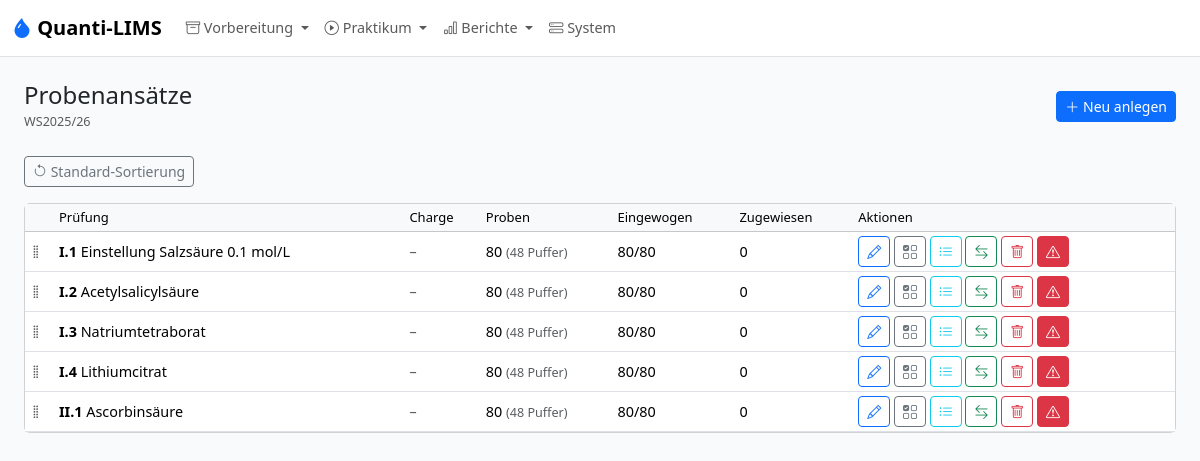
The app's page /admin/batches, older data.
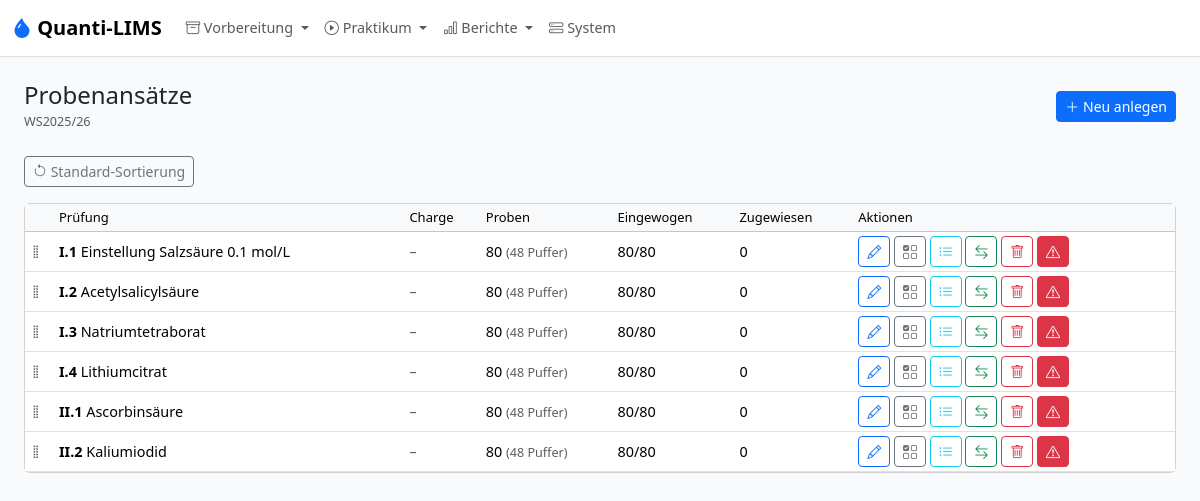
The same page, newer data.
### models.py (models this page shows, shortened)
class SampleBatch(db.Model):
    __tablename__ = "sample_batch"
    id = db.Column(db.Integer, primary_key=True)
    semester_id = db.Column(db.Integer, db.ForeignKey("semester.id"), nullable=False)
    analysis_id = db.Column(db.Integer, db.ForeignKey("analysis.id"), nullable=False)
    substance_lot_id = db.Column(db.Integer, db.ForeignKey("substance_lot.id"))
    blend_description = db.Column(db.String(500))
    gehalt_min_pct = db.Column(db.Float)
    n_extra_determinations = db.Column(db.Integer, nullable=False, default=1)
    mortar_loss_factor = db.Column(db.Float, nullable=False, default=1.1)
    target_m_s_min_g = db.Column(db.Float)
    target_m_ges_g = db.Column(db.Float)
    target_v_min_ml = db.Column(db.Float)
    target_v_max_ml = db.Column(db.Float)
    dilution_factor = db.Column(db.Float)
    dilution_solvent = db.Column(db.String(120))
    dilution_notes = db.Column(db.Text)
    titer = db.Column(db.Float, nullable=False, default=1.000)
    titer_source = db.Column(db.String(40), nullable=False, default="manual")
    titer_source_date = db.Column(db.String(20))
    titer_source_operator = db.Column(db.String(100))
    total_samples_prepared = db.Column(db.Integer, nullable=False)
    preparation_date = db.Column(db.String(20))
    prepared_by = db.Column(db.String(100))
    notes = db.Column(db.Text)
    position = db.Column(db.Integer, nullable=False, default=0)
    semester = db.relationship("Semester", back_populates="batches")
    analysis = db.relationship("Analysis", back_populates="batches")
    substance_lot = db.relationship("SubstanceLot", back_populates="batches")
    samples = db.relationship("Sample", back_populates="batch", order_by="Sample.running_number")
    __table_args__ = (db.UniqueConstraint("semester_id", "analysis_id"),)

class Analysis(db.Model):
    __tablename__ = "analysis"
    id = db.Column(db.Integer, primary_key=True)
    block_id = db.Column(db.Integer, db.ForeignKey("block.id"), nullable=False)
    code = db.Column(db.String(10), unique=True, nullable=False)
    ordinal = db.Column(db.Integer, nullable=False)
    name = db.Column(db.String(200), nullable=False)
    substance_id = db.Column(db.Integer, db.ForeignKey("substance.id"), nullable=False)
    k_determinations = db.Column(db.Integer, nullable=False, default=3)
    result_unit = db.Column(db.String(20), nullable=False, default="%")
    result_label = db.Column(db.String(50), nullable=False, default="Gehalt")
    calculation_mode = db.Column(db.String(50), nullable=False, default=MODE_ASSAY_MASS_BASED)
    e_ab_g = db.Column(db.Float)
    g_ab_min_pct = db.Column(db.Float)
    g_ab_max_pct = db.Column(db.Float)
    source_reference = db.Column(db.String(255))
    tolerance_override_min_pct = db.Column(db.Float)
    tolerance_override_max_pct = db.Column(db.Float)
    notes = db.Column(db.Text)
    block = db.relationship("Block", back_populates="analyses")
    substance = db.relationship("Substance", back_populates="analyses")
    method = db.relationship("Method", back_populates="analysis", uselist=False)
    batches = db.relationship("SampleBatch", back_populates="analysis")

### app.py (the view)
    @app.route("/admin/batches")
    def admin_batches():
        sem = active_semester()
        batches = SampleBatch.query.filter_by(semester_id=sem.id).order_by(SampleBatch.position, SampleBatch.id).all() if sem else []
        analyses = Analysis.query.order_by(Analysis.ordinal).all()
        return render_template("admin/batches.html", batches=batches, analyses=analyses, semester=sem)

### calculation_modes.py (called while the page is built)
def resolve_mode(mode: str | None) -> str:
    if mode in {MODE_ASSAY_MASS_BASED, MODE_TITRANT_STANDARDIZATION}:
        return mode
    return MODE_ASSAY_MASS_BASED

### models.py (called while the page is built)
    @property
    def is_weighed(self) -> bool:
        mode = resolve_mode(self.batch.analysis.calculation_mode if self.batch and self.batch.analysis else None)
        if mode == MODE_TITRANT_STANDARDIZATION:
            return self.m_ges_actual_g is not None
        return self.m_s_actual_g is not None and self.m_ges_actual_g is not None

    @property
    def active_assignment(self):
        for a in sorted(self.assignments, key=lambda x: x.attempt_number, reverse=True):
            if a.status != "cancelled":
                return a
        return None

### templates/admin/batches.html (shortened to what this page needs)
{% extends "base.html" %}
{% from "macros.html" import page_header %}
{% block content %}
{{ page_header("Probenansätze", semester.code if semester else "", url_for('admin_batch_form')) }}
<div class="mb-3">
  <button class="btn btn-outline-secondary btn-sm" id="reset-order-btn" title="Sortierung zurücksetzen (nach Prüfungsreihenfolge)"><i class="bi bi-arrow-counterclockwise"></i> Standard-Sortierung</button>
</div>
<div class="card">
<div class="table-responsive">
<table class="table table-sm table-hover mb-0 align-middle">
<thead class="table-light"><tr><th style="width:30px"></th><th>Prüfung</th><th>Charge</th><th>Proben</th><th>Eingewogen</th><th>Zugewiesen</th><th>Aktionen</th></tr></thead>
<tbody id="batch-sortable">
{% for b in batches %}
{% set weighed = b.samples | selectattr('is_weighed') | list | length %}
{% set ns = namespace(assigned=0) %}
{% for s in b.samples %}{% if s.active_assignment %}{% set ns.assigned = ns.assigned + 1 %}{% endif %}{% endfor %}
<tr data-id="{{ b.id }}">
  <td class="drag-handle" style="cursor:grab"><i class="bi bi-grip-vertical text-body-secondary"></i></td>
  <td><strong>{{ b.analysis.code }}</strong> {{ b.analysis.name }}</td>
  <td>{% if b.substance_lot %}{{ b.substance_lot.lot_number }} (p={{ b.p_effective|fmt(1) }}%){% else %}<span class="text-body-secondary">–</span>{% endif %}</td>
  <td>{{ b.total_samples_prepared }} <span class="text-body-secondary small">({{ b.samples|selectattr('is_buffer')|list|length }} Puffer)</span></td>
  <td>{{ weighed }}/{{ b.samples|length }}</td>
  <td>{{ ns.assigned }}</td>
  <td>
    <a href="{{ url_for('admin_batch_form', id=b.id) }}" class="btn btn-outline-primary btn-sm" title="Bearbeiten"><i class="bi bi-pencil"></i></a>
    <a href="{{ url_for('ta_weighing_batch', batch_id=b.id) }}" class="btn btn-outline-secondary btn-sm" title="Einwaage"><i class="bi bi-ui-checks-grid"></i></a>
    <a href="{{ url_for('admin_batch_samples', batch_id=b.id) }}" class="btn btn-outline-info btn-sm" title="Proben verwalten"><i class="bi bi-list-ul"></i></a>
    <form method="POST" action="{{ url_for('admin_batch_assign_initial', id=b.id) }}" class="d-inline" onsubmit="return confirm('Erstanalysen zuweisen (Student k → Probe k)?')">
      <button type="submit" class="btn btn-outline-success btn-sm" title="Erstanalysen zuweisen"><i class="bi bi-arrow-left-right"></i></button>
    </form>
    <form method="POST" action="{{ url_for('admin_batch_delete', id=b.id) }}" class="d-inline" onsubmit="return confirm('Probenansatz {{ b.analysis.code }} löschen? Bei bestehenden Zuweisungen wird blockiert.')">
      <button type="submit" class="btn btn-outline-danger btn-sm" title="Löschen"><i class="bi bi-trash"></i></button>
    </form>
    <form method="POST" action="{{ url_for('admin_batch_delete', id=b.id) }}" class="d-inline" onsubmit="return confirm('ENDGÜLTIG löschen? Alle Proben, Zuweisungen und Ergebnisse werden unwiderruflich entfernt!')">
      <button type="submit" class="btn btn-danger btn-sm" title="Endgültig löschen inkl. aller Daten"><i class="bi bi-exclamation-triangle"></i></button>
    </form>
  </td>
</tr>
{% endfor %}
</tbody></table></div></div>
{% endblock %}

Row changes from the older to the newer data that the page shows:
added SampleBatch: analysis.code "II.2", analysis.name "Kaliumiodid", total_samples_prepared "80", samples|selectattr "48", samples|length "80", assigned "0"
